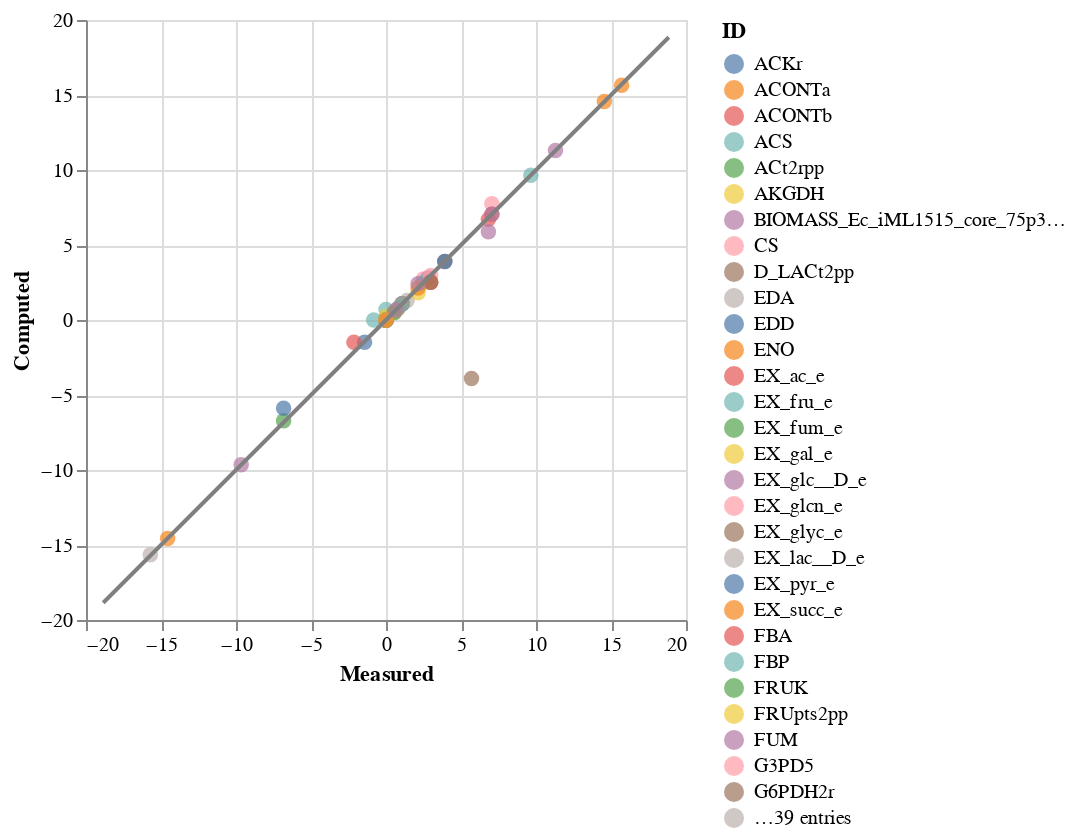

Notebook cell for this chart:
### Code cell
compare_data(flux_data, flux_solution.fluxes, scale="linear")

### Figure 1 — Vega-Lite specification as saved in the notebook (floating-point values rounded to 4 significant figures)
{"config": {"view": {"continuousWidth": 400, "continuousHeight": 300}}, "layer": [{"data": {"name": "data-0aaf80b8ea7480e6f38e82fc066bf9bd"}, "mark": {"type": "circle", "size": 60}, "encoding": {"color": {"type": "nominal", "field": "ID"}, "tooltip": [{"type": "nominal", "field": "ID"}, {"type": "quantitative", "field": "Measured"}, {"type": "quantitative", "field": "Computed"}], "x": {"type": "quantitative", "field": "Measured", "scale": {"type": "linear"}}, "y": {"type": "quantitative", "field": "Computed", "scale": {"type": "linear"}}}, "height": 300, "width": 300}, {"data": {"name": "data-6430c05146ba229928c61c764a6e4024"}, "mark": {"type": "line", "color": "grey"}, "encoding": {"x": {"type": "quantitative", "field": "Measured"}, "y": {"type": "quantitative", "field": "Computed"}}}], "$schema": "https://vega.github.io/schema/vega-lite/v4.8.1.json", "datasets": {"data-0aaf80b8ea7480e6f38e82fc066bf9bd": [{"ID": "EX_ac_e", "Measured": 6.827, "Computed": 6.71}, {"ID": "ACt2rpp", "Measured": -6.827, "Computed": -6.713}, {"ID": "ACKr", "Measured": -6.827, "Computed": -5.885}, {"ID": "PTAr", "Measured": 6.827, "Computed": 5.885}, {"ID": "ACS", "Measured": 0.0, "Computed": 0.0}, {"ID": "EX_fru_e", "Measured": 0.0, "Computed": 0.0}, {"ID": "FRUpts2pp", "Measured": 0.0, "Computed": 0.0}, {"ID": "FRUK", "Measured": 0.0, "Computed": 0.0}, {"ID": "EX_gal_e", "Measured": 0.0, "Computed": 0.0}, {"ID": "GALabcpp", "Measured": 0.0, "Computed": 0.0}, {"ID": "GALKr", "Measured": 0.0, "Computed": 0.0}, {"ID": "UGLT", "Measured": 0.0, "Computed": 0.0}, {"ID": "PGMT", "Measured": 0.0, "Computed": 0.0}, {"ID": "EX_glc__D_e", "Measured": -9.654, "Computed": -9.654}, {"ID": "GLCt2pp", "Measured": 9.654, "Computed": 9.651}, {"ID": "EX_glyc_e", "Measured": 0.0, "Computed": 0.0}, {"ID": "GLYCtpp", "Measured": 0.0, "Computed": 0.0}, {"ID": "GLYCK", "Measured": 0.0, "Computed": 0.0}, {"ID": "G3PD5", "Measured": 0.0, "Computed": 0.0}, {"ID": "EX_glcn_e", "Measured": 0.0, "Computed": 0.0}, {"ID": "GLCNt2rpp", "Measured": 0.0, "Computed": 0.0}, {"ID": "GNK", "Measured": 0.0, "Computed": 0.0}, {"ID": "EX_pyr_e", "Measured": 0.0, "Computed": 0.0}, {"ID": "PYRt2rpp", "Measured": 0.0, "Computed": 0.0}, {"ID": "EX_succ_e", "Measured": 0.0, "Computed": 0.03924}, {"ID": "EX_fum_e", "Measured": 9.654e-08, "Computed": 0.05052}, {"ID": "EX_lac__D_e", "Measured": 0.0, "Computed": 0.0}, {"ID": "D_LACt2pp", "Measured": 0.0, "Computed": 0.0}, {"ID": "LDH_D", "Measured": 0.0, "Computed": 0.0}, {"ID": "PGI", "Measured": 5.7, "Computed": -3.904}, {"ID": "PFK", "Measured": 7.058, "Computed": 7.753}, {"ID": "FBP", "Measured": 0.0, "Computed": 0.7058}, {"ID": "FBA", "Measured": 7.058, "Computed": 7.047}, {"ID": "TPI", "Measured": 7.058, "Computed": 7.058}, {"ID": "GAPD", "Measured": 15.71, "Computed": 15.65}, {"ID": "PGK", "Measured": -15.71, "Computed": -15.65}, {"ID": "PGM", "Measured": -14.56, "Computed": -14.57}, {"ID": "ENO", "Measured": 14.56, "Computed": 14.57}, {"ID": "PYK", "Measured": 2.487, "Computed": 2.736}, {"ID": "PPS", "Measured": 0.0, "Computed": 0.2375}, {"ID": "PDH", "Measured": 11.3, "Computed": 11.3}, {"ID": "EDD", "Measured": 1.087, "Computed": 1.087}, {"ID": "EDA", "Measured": 1.087, "Computed": 1.087}, {"ID": "G6PDH2r", "Measured": 3.919, "Computed": 3.907}, {"ID": "PGL", "Measured": 3.919, "Computed": 3.907}, {"ID": "GND", "Measured": 2.832, "Computed": 2.82}, {"ID": "RPI", "Measured": -1.427, "Computed": -1.488}, {"ID": "RPE", "Measured": 1.405, "Computed": 1.306}, {"ID": "TKT1", "Measured": 0.8202, "Computed": 0.7769}, {"ID": "TALA", "Measured": -0.8202, "Computed": 0.0}, {"ID": "TKT2", "Measured": 0.5846, "Computed": 0.529}, {"ID": "PPC", "Measured": 2.453, "Computed": 2.498}, {"ID": "PPCK", "Measured": 0.5409, "Computed": 0.4847}, {"ID": "CS", "Measured": 2.978, "Computed": 2.967}, {"ID": "ACONTa", "Measured": 2.978, "Computed": 2.521}, {"ID": "ACONTb", "Measured": 2.978, "Computed": 2.521}, {"ID": "ICDHyr", "Measured": 2.978, "Computed": 2.521}, {"ID": "AKGDH", "Measured": 2.138, "Computed": 1.822}, {"ID": "SUCOAS", "Measured": -2.138, "Computed": -1.481}, {"ID": "SUCDi", "Measured": 2.138, "Computed": 2.138}, {"ID": "FUM", "Measured": 2.138, "Computed": 2.41}, {"ID": "MDH", "Measured": 1.069, "Computed": 1.077}, {"ID": "MDH2", "Measured": 1.069, "Computed": 1.069}, {"ID": "ME1", "Measured": -4.779e-08, "Computed": 0.0}, {"ID": "ME2", "Measured": -4.779e-08, "Computed": 0.0}, {"ID": "ICL", "Measured": 9.654e-10, "Computed": 0.0}, {"ID": "MALS", "Measured": 9.654e-10, "Computed": 0.0004349}, {"ID": "BIOMASS_Ec_iML1515_core_75p37M", "Measured": 0.65, "Computed": 0.65}], "data-6430c05146ba229928c61c764a6e4024": [{"Measured": -18.85, "Computed": -18.85}, {"Measured": 18.85, "Computed": 18.85}]}}
